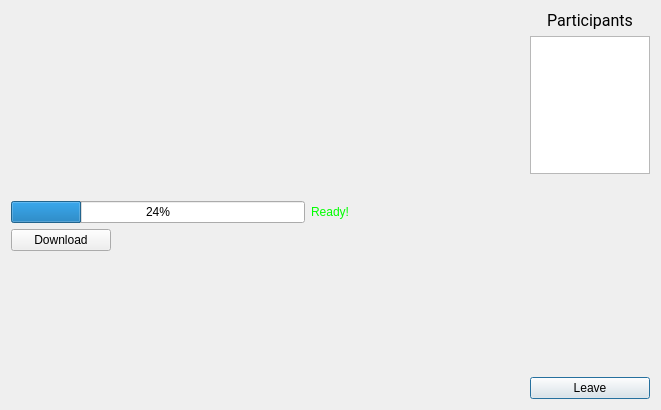
<?xml version="1.0" encoding="UTF-8"?>
<ui version="4.0">
 <class>Dialog</class>
 <widget class="QDialog" name="Dialog">
  <property name="geometry">
   <rect>
    <x>0</x>
    <y>0</y>
    <width>661</width>
    <height>387</height>
   </rect>
  </property>
  <property name="windowTitle">
   <string>Dialog</string>
  </property>
  <layout class="QGridLayout" name="gridLayout">
   <item row="9" column="0">
    <spacer name="horizontalSpacer">
     <property name="orientation">
      <enum>Qt::Horizontal</enum>
     </property>
     <property name="sizeType">
      <enum>QSizePolicy::Expanding</enum>
     </property>
     <property name="sizeHint" stdset="0">
      <size>
       <width>0</width>
       <height>120</height>
      </size>
     </property>
    </spacer>
   </item>
   <item row="4" column="0">
    <widget class="QProgressBar" name="progressBar">
     <property name="sizePolicy">
      <sizepolicy hsizetype="Expanding" vsizetype="Fixed">
       <horstretch>0</horstretch>
       <verstretch>0</verstretch>
      </sizepolicy>
     </property>
     <property name="value">
      <number>24</number>
     </property>
    </widget>
   </item>
   <item row="1" column="0">
    <widget class="QLabel" name="moveIcon">
     <property name="sizePolicy">
      <sizepolicy hsizetype="Minimum" vsizetype="Minimum">
       <horstretch>0</horstretch>
       <verstretch>0</verstretch>
      </sizepolicy>
     </property>
     <property name="maximumSize">
      <size>
       <width>340</width>
       <height>218</height>
      </size>
     </property>
     <property name="styleSheet">
      <string notr="true"/>
     </property>
     <property name="text">
      <string/>
     </property>
     <property name="textFormat">
      <enum>Qt::PlainText</enum>
     </property>
     <property name="pixmap">
      <pixmap resource="../../../../../Downloads/test.qrc">:/backgroundimage/moveimage.webp</pixmap>
     </property>
     <property name="scaledContents">
      <bool>true</bool>
     </property>
     <property name="wordWrap">
      <bool>false</bool>
     </property>
    </widget>
   </item>
   <item row="2" column="0">
    <widget class="QLabel" name="movieName">
     <property name="font">
      <font>
       <pointsize>10</pointsize>
      </font>
     </property>
     <property name="styleSheet">
      <string notr="true">color: rgb(255, 0, 0);</string>
     </property>
     <property name="text">
      <string/>
     </property>
    </widget>
   </item>
   <item row="1" column="10">
    <widget class="QListView" name="listView">
     <property name="sizePolicy">
      <sizepolicy hsizetype="Preferred" vsizetype="Preferred">
       <horstretch>0</horstretch>
       <verstretch>0</verstretch>
      </sizepolicy>
     </property>
     <property name="minimumSize">
      <size>
       <width>120</width>
       <height>138</height>
      </size>
     </property>
     <property name="maximumSize">
      <size>
       <width>120</width>
       <height>138</height>
      </size>
     </property>
     <property name="acceptDrops">
      <bool>false</bool>
     </property>
     <property name="gridSize">
      <size>
       <width>0</width>
       <height>0</height>
      </size>
     </property>
     <property name="itemAlignment">
      <set>Qt::AlignLeading</set>
     </property>
    </widget>
   </item>
   <item row="0" column="10">
    <widget class="QLabel" name="participantsLabel">
     <property name="font">
      <font>
       <family>Roboto</family>
       <pointsize>12</pointsize>
      </font>
     </property>
     <property name="layoutDirection">
      <enum>Qt::LeftToRight</enum>
     </property>
     <property name="text">
      <string>Participants</string>
     </property>
     <property name="alignment">
      <set>Qt::AlignCenter</set>
     </property>
    </widget>
   </item>
   <item row="11" column="10">
    <widget class="QPushButton" name="createButton">
     <property name="text">
      <string>Leave</string>
     </property>
    </widget>
   </item>
   <item row="2" column="9">
    <spacer name="verticalSpacer">
     <property name="orientation">
      <enum>Qt::Vertical</enum>
     </property>
     <property name="sizeHint" stdset="0">
      <size>
       <width>175</width>
       <height>0</height>
      </size>
     </property>
    </spacer>
   </item>
   <item row="6" column="0">
    <widget class="QPushButton" name="pushButton">
     <property name="sizePolicy">
      <sizepolicy hsizetype="Maximum" vsizetype="Fixed">
       <horstretch>0</horstretch>
       <verstretch>0</verstretch>
      </sizepolicy>
     </property>
     <property name="maximumSize">
      <size>
       <width>100</width>
       <height>23</height>
      </size>
     </property>
     <property name="text">
      <string>Download</string>
     </property>
     <property name="shortcut">
      <string/>
     </property>
     <property name="checkable">
      <bool>false</bool>
     </property>
     <property name="checked">
      <bool>false</bool>
     </property>
     <property name="autoExclusive">
      <bool>false</bool>
     </property>
     <property name="autoDefault">
      <bool>true</bool>
     </property>
     <property name="default">
      <bool>false</bool>
     </property>
     <property name="flat">
      <bool>false</bool>
     </property>
    </widget>
   </item>
   <item row="4" column="1">
    <widget class="QLabel" name="label">
     <property name="sizePolicy">
      <sizepolicy hsizetype="Maximum" vsizetype="Maximum">
       <horstretch>0</horstretch>
       <verstretch>0</verstretch>
      </sizepolicy>
     </property>
     <property name="styleSheet">
      <string notr="true">color: rgb(0, 255, 0);</string>
     </property>
     <property name="text">
      <string>Ready!</string>
     </property>
    </widget>
   </item>
  </layout>
 </widget>
 <resources>
  <include location="../../../Downloads/test.qrc"/>
  <include location="../../../../../Downloads/test.qrc"/>
 </resources>
 <connections/>
</ui>
